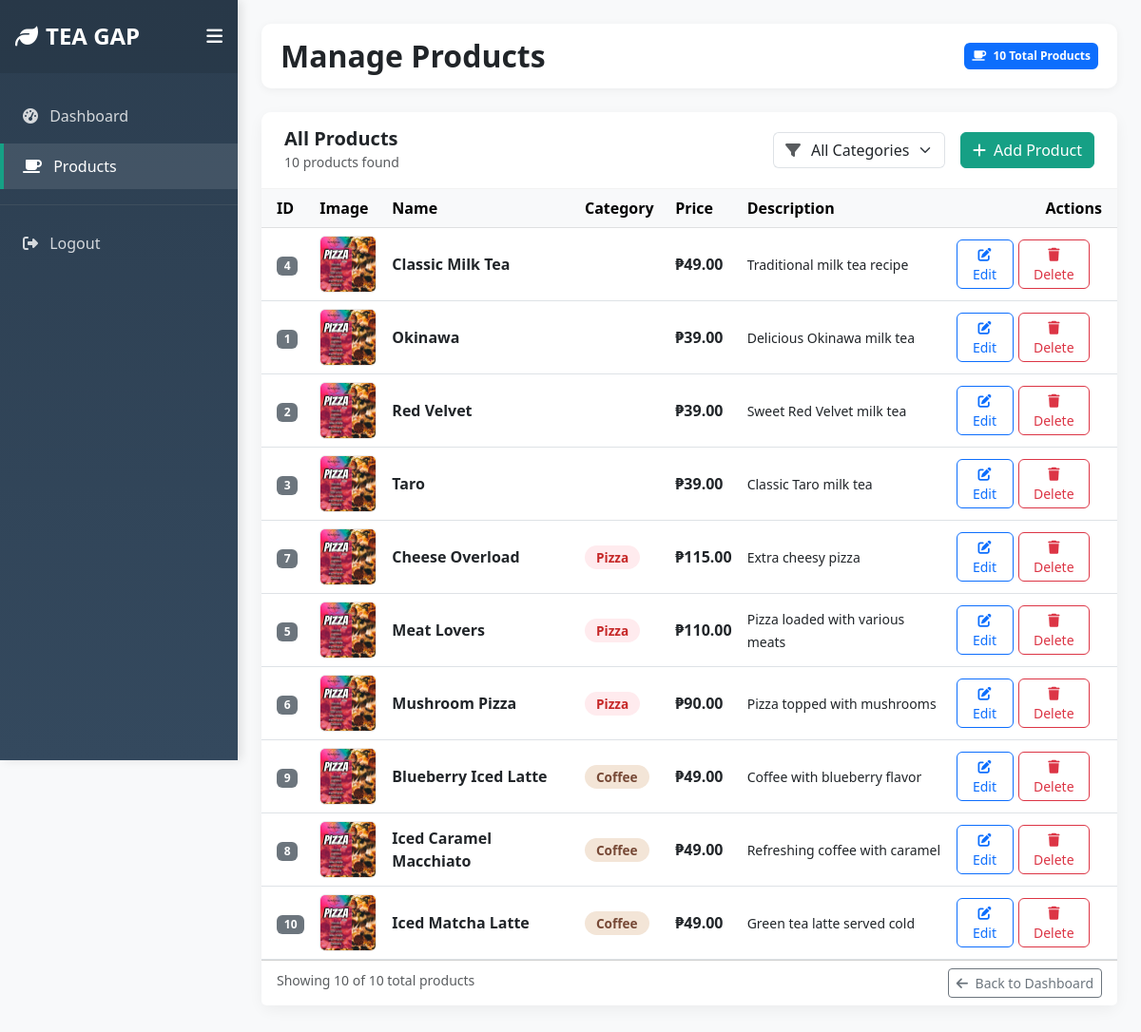
The page /admin/manage_products.php (signed in) on the database its author committed.
### tables this page shows
CREATE TABLE IF NOT EXISTS products (
    product_id INT AUTO_INCREMENT PRIMARY KEY,
    name VARCHAR(100) NOT NULL,
    description TEXT,
    price DECIMAL(10, 2) NOT NULL,
    category ENUM('milk_tea', 'pizza', 'coffee') NOT NULL,
    image_path VARCHAR(255),
    created_at TIMESTAMP DEFAULT CURRENT_TIMESTAMP
);

### admin/manage_products.php (the view, shortened to what this page needs)
<?php
require_once('../config/db_connect.php');
$stmt = $conn->prepare("SELECT * FROM products ORDER BY category, name");
$stmt->execute();
$result = $stmt->get_result();
$products = array();
while ($row = $result->fetch_assoc()) {
    $products[] = $row;
}
$filterCategory = isset($_GET['category']) ? $_GET['category'] : '';
$filteredProducts = [];
if ($filterCategory) {
    foreach ($products as $product) {
        if ($product['category'] == $filterCategory) {
            $filteredProducts[] = $product;
        }
    }
} else {
    $filteredProducts = $products;
}
?>
<!DOCTYPE html>
<html lang="en">
<head>
    <link href="https://cdn.jsdelivr.net/npm/bootstrap@5.3.0/dist/css/bootstrap.min.css" rel="stylesheet">
    <link rel="stylesheet" href="https://cdnjs.cloudflare.com/ajax/libs/font-awesome/6.4.0/css/all.min.css">
</head>
<body>
    <div class="container-fluid p-0">
        <div class="row g-0">
            <div class="col-auto sidebar" id="sidebar">
                <div class="brand-wrapper">
                    <h4 class="text-white mb-0 fw-bold brand-text"><i class="fas fa-leaf me-2"></i>TEA GAP</h4>
                    <button class="sidebar-toggle" id="sidebarToggle">
                        <i class="fas fa-bars"></i>
                    </button>
                </div>
                <div class="pt-3">
                    <a href="dashboard.php" class="sidebar-link">
                        <i class="fas fa-tachometer-alt me-2"></i> <span>Dashboard</span>
                    </a>
                    <a href="manage_products.php" class="sidebar-link active">
                        <i class="fas fa-coffee me-2"></i> <span>Products</span>
                    </a>
                    <div class="border-top my-3 border-secondary opacity-25"></div>
                    <a href="../logout.php" class="sidebar-link">
                        <i class="fas fa-sign-out-alt me-2"></i> <span>Logout</span>
                    </a>
                </div>
            </div>
            <div class="col content" id="content">
                <div class="dashboard-header d-flex justify-content-between align-items-center">
                    <h2 class="mb-0 fw-bold">Manage Products</h2>
                    <div>
                        <span class="badge bg-primary p-2">
                            <i class="fas fa-coffee me-1"></i> <?php echo count($products); ?> Total Products
                        </span>
                    </div>
                </div>
                <div class="card mb-4">
                    <div class="card-header bg-white d-flex justify-content-between align-items-center">
                        <div>
                            <h5 class="mb-0 fw-bold">
                                <?php if($filterCategory): ?>
                                    <?php echo ucfirst(str_replace('_', ' ', $filterCategory)); ?> Products
                                <?php else: ?>
                                    All Products
                                <?php endif; ?>
                            </h5>
                            <small class="text-muted">
                                <?php echo count($filteredProducts); ?> products found
                            </small>
                        </div>
                        <div class="d-flex align-items-center">
                            <div class="me-3">
                                <div class="input-group">
                                    <span class="input-group-text bg-white border-end-0">
                                        <i class="fas fa-filter text-muted"></i>
                                    </span>
                                    <select id="categoryFilter" class="form-select border-start-0 ps-0" onchange="window.location.href='manage_products.php?category='+this.value">
                                        <option value="">All Categories</option>
                                    </select>
                                </div>
                            </div>
                            <a href="add_product.php" class="btn btn-success">
                                <i class="fas fa-plus me-1"></i> Add Product
                            </a>
                        </div>
                    </div>
                    <div class="card-body p-0">
                        <div class="table-responsive">
                            <table class="table table-hover align-middle">
                                <thead class="table-light">
                                    <tr>
                                        <th class="ps-3">ID</th>
                                        <th>Image</th>
                                        <th>Name</th>
                                        <th>Category</th>
                                        <th>Price</th>
                                        <th>Description</th>
                                        <th class="text-end pe-3">Actions</th>
                                    </tr>
                                </thead>
                                <tbody>
                                    <?php if(count($filteredProducts) > 0): ?>
                                        <?php foreach ($filteredProducts as $product): ?>
                                        <tr>
                                            <td class="ps-3"><span class="badge bg-secondary"><?php echo $product['product_id']; ?></span></td>
                                            <td>
                                                <img src="../<?php echo $product['image_path']; ?>" class="product-image" alt="<?php echo $product['name']; ?>">
                                            </td>
                                            <td><strong><?php echo $product['name']; ?></strong></td>
                                            <td>
                                                <span class="badge badge-category <?php echo $product['category']; ?>">
                                                    <?php echo ucfirst(str_replace('_', ' ', $product['category'])); ?>
                                                </span>
                                            </td>
                                            <td class="price-column">₱<?php echo number_format($product['price'], 2); ?></td>
                                            <td><small><?php echo substr($product['description'], 0, 50) . (strlen($product['description']) > 50 ? '...' : ''); ?></small></td>
                                            <td>
                                                <div class="d-flex justify-content-end action-wrapper pe-3">
                                                    <a href="edit_product.php?id=<?php echo $product['product_id']; ?>" class="btn btn-sm btn-outline-primary action-btn" data-bs-toggle="tooltip" title="Edit Product">
                                                        <i class="fas fa-edit"></i> Edit
                                                    </a>
                                                    <a href="#"
                                                       class="btn btn-sm btn-outline-danger action-btn"
                                                       data-delete-product
                                                       data-product-id="<?php echo $product['product_id']; ?>"
                                                       data-product-name="<?php echo htmlspecialchars($product['name']); ?>">
                                                        <i class="fas fa-trash"></i> Delete
                                                    </a>
                                                </div>
                                            </td>
                                        </tr>
                                        <?php endforeach; ?>
                                    <?php endif; ?>
                                </tbody>
                            </table>
                        </div>
                    </div>
                    <div class="card-footer bg-white d-flex justify-content-between">
                        <div>
                            <small class="text-muted">Showing <?php echo count($filteredProducts); ?> of <?php echo count($products); ?> total products</small>
                        </div>
                        <a href="dashboard.php" class="btn btn-sm btn-outline-secondary">
                            <i class="fas fa-arrow-left me-1"></i> Back to Dashboard
                        </a>
                    </div>
                </div>
            </div>
        </div>
    </div>
</body>
</html>

### admin/manage_products.php (style rules this page uses)
:root { --primary-color: #2c3e50; --secondary-color: #34495e; --accent-color: #16a085; --light-bg: #f8f9fa; }
body { background-color: var(--light-bg); font-family: 'Segoe UI', Tahoma, Geneva, Verdana, sans-serif; }
.sidebar { height: 100vh; position: fixed; background: linear-gradient(180deg, var(--primary-color) 0%, var(--secondary-color) 100%); box-shadow: 4px 0 10px rgba(0, 0, 0, 0.1); transition: all 0.3s; z-index: 1000; width: 250px; }
.brand-wrapper { padding: 1.5rem 1rem; background-color: rgba(0, 0, 0, 0.1); display: flex; justify-content: space-between; align-items: center; }
.sidebar-toggle { color: white; background: transparent; border: none; font-size: 1.2rem; cursor: pointer; padding: 0; transition: all 0.3s; }
.sidebar-link { color: rgba(255, 255, 255, 0.8); text-decoration: none; padding: 12px 20px; display: block; transition: all 0.3s; border-left: 4px solid transparent; margin: 5px 0; white-space: nowrap; overflow: hidden; }
.sidebar-link:hover, .sidebar-link.active { background-color: rgba(255, 255, 255, 0.1); color: white; border-left: 4px solid var(--accent-color); }
.content { margin-left: 250px; padding: 25px; transition: all 0.3s; }
.card { border-radius: 10px; box-shadow: 0 5px 15px rgba(0, 0, 0, 0.05); border: none; margin-bottom: 25px; }
.card-header { background: white; border-bottom: 1px solid rgba(0, 0, 0, 0.05); border-top-left-radius: 10px !important; border-top-right-radius: 10px !important; padding: 1rem 1.5rem; }
.btn-success { background-color: var(--accent-color); border-color: var(--accent-color); }
.dashboard-header { background-color: white; border-radius: 10px; padding: 15px 20px; margin-bottom: 25px; box-shadow: 0 2px 10px rgba(0, 0, 0, 0.05); }
.product-image { width: 60px; height: 60px; object-fit: cover; border-radius: 6px; border: 1px solid #eaeaea; transition: transform 0.2s; }
.table { margin-bottom: 0; }
.action-btn { margin-right: 5px; border-radius: 6px; transition: all 0.3s; }
.badge-category { font-size: 85%; padding: 6px 12px; border-radius: 30px; }
.pizza { background-color: #FFEBEE; color: #C62828; }
.coffee { background-color: #F3E5D7; color: #774936; }
.price-column { font-weight: 600; color: #2c3e50; }

### rows shown on the page
products: product_id "4", image_path (picture), name "Classic Milk Tea", price "49.00", description "Traditional milk tea recipe"
products: product_id "1", image_path (picture), name "Okinawa", price "39.00", description "Delicious Okinawa milk tea"
products: product_id "2", image_path (picture), name "Red Velvet", price "39.00", description "Sweet Red Velvet milk tea"
products: product_id "3", image_path (picture), name "Taro", price "39.00", description "Classic Taro milk tea"
products: product_id "7", image_path (picture), name "Cheese Overload", category "Pizza", price "115.00", description "Extra cheesy pizza"
products: product_id "5", image_path (picture), name "Meat Lovers", category "Pizza", price "110.00", description "Pizza loaded with various meats"
products: product_id "6", image_path (picture), name "Mushroom Pizza", category "Pizza", price "90.00", description "Pizza topped with mushrooms"
products: product_id "9", image_path (picture), name "Blueberry Iced Latte", category "Coffee", price "49.00", description "Coffee with blueberry flavor"
products: product_id "8", image_path (picture), name "Iced Caramel Macchiato", category "Coffee", price "49.00", description "Refreshing coffee with caramel"
products: product_id "10", image_path (picture), name "Iced Matcha Latte", category "Coffee", price "49.00", description "Green tea latte served cold"

### other values the page prints
count($products) "10"
count($filteredProducts) "10"
